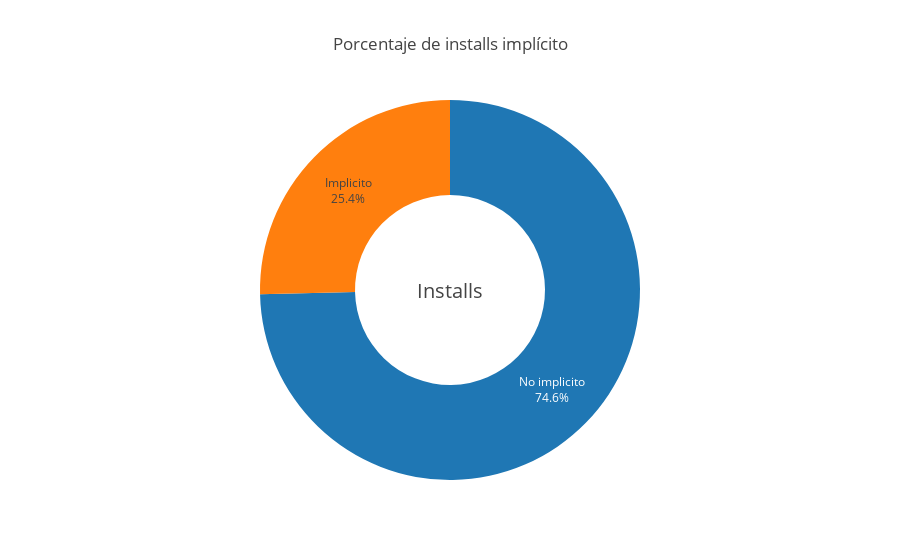

Notebook code for this chart:
### Code cell
fig = {
  "data": [
    {
      "values": installs["implicit"].value_counts(),
      "text": [
        "No implicito",
        "Implicito"
      ],
      "hole": .5,
      "type": "pie"
    }],
  "layout": {
        "title":"Porcentaje de installs implícito",
      "showlegend":False,
      "annotations": [
            {
                "font": {
                    "size": 20
                },
                "showarrow": False,
                "text": "Installs"
            }
        ]
    }
}
py.offline.iplot(fig)

### Figure 1 — Plotly figure (JSON) as saved in the notebook; plotly's stock layout.template omitted (floating-point values rounded to 4 significant figures)
{"data": [{"hole": 0.5, "text": ["No implicito", "Implicito"], "type": "pie", "uid": "e69cd376-39b8-4b84-90d6-c1c33983bf3d", "values": [2547, 865]}], "layout": {"annotations": [{"font": {"size": 20}, "showarrow": false, "text": "Installs"}], "showlegend": false, "title": {"text": "Porcentaje de installs implícito"}}}
